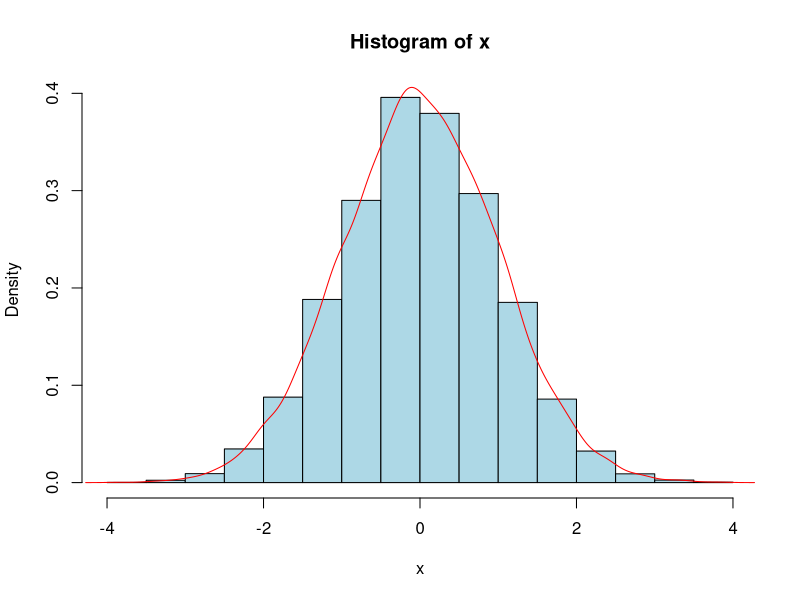
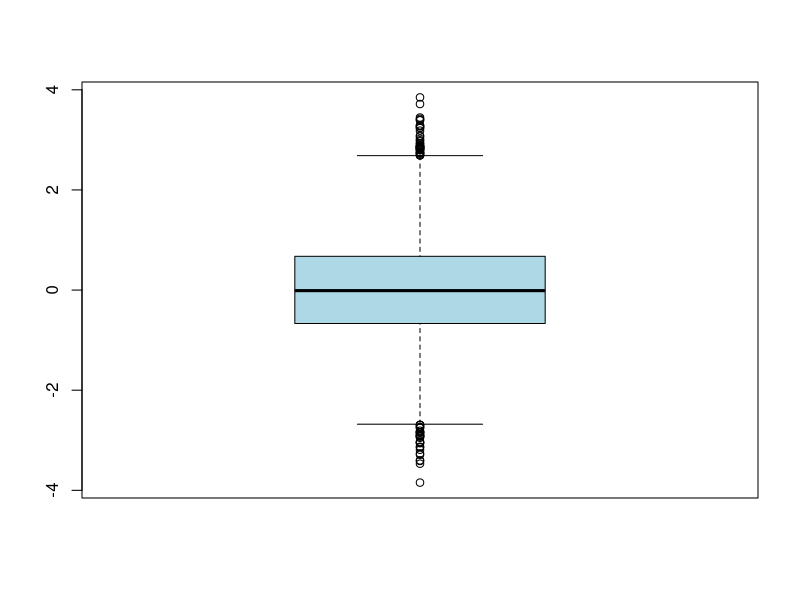
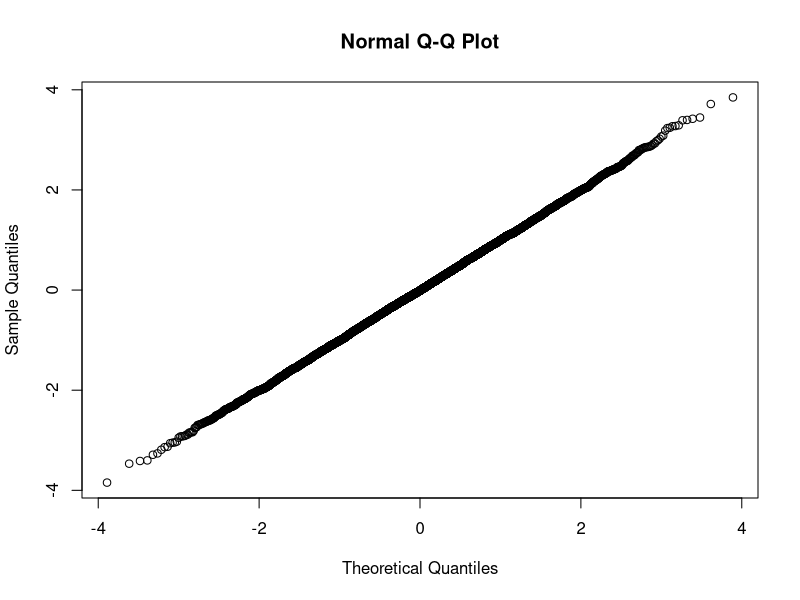
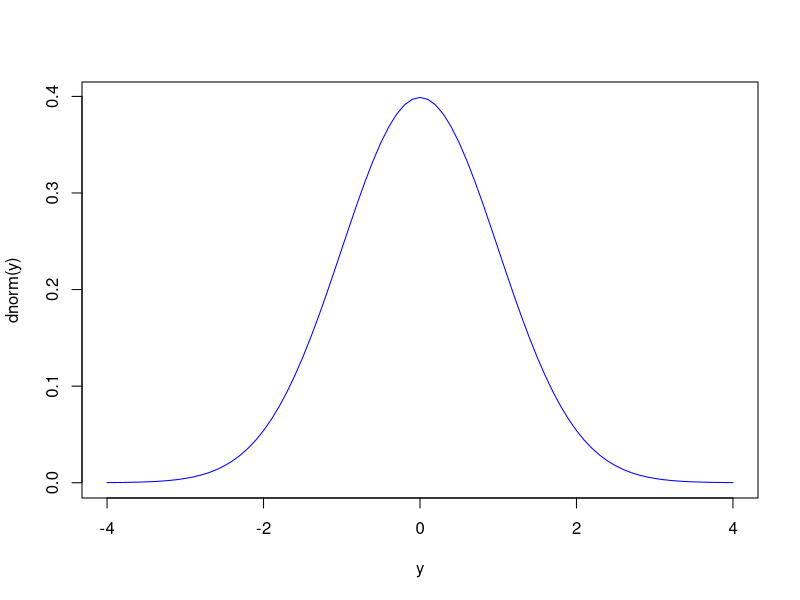
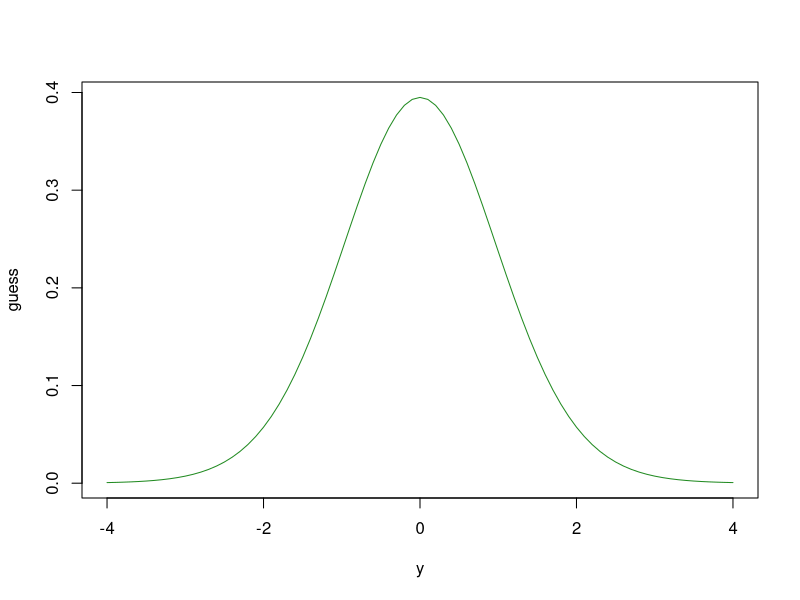
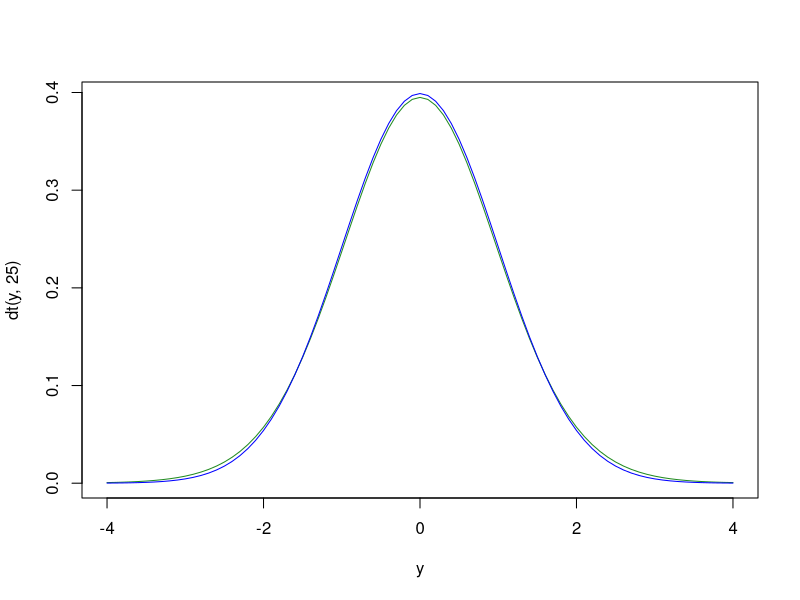
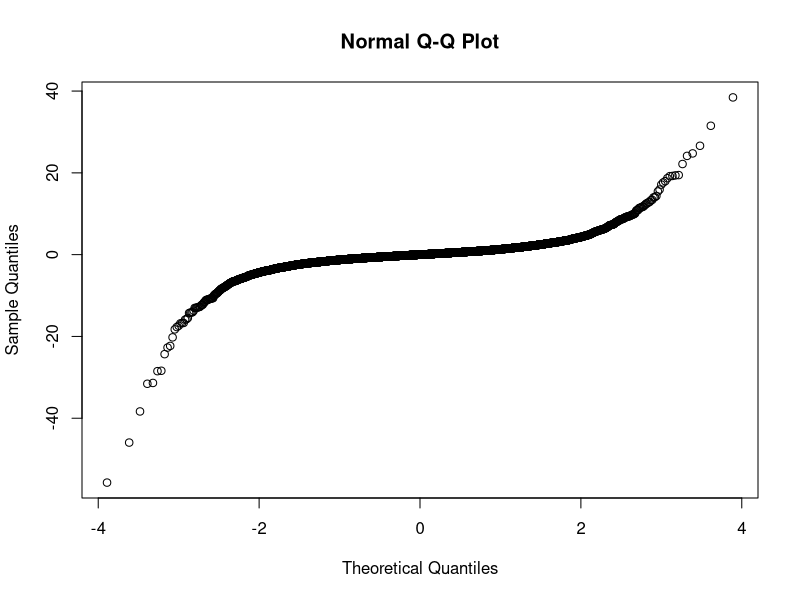
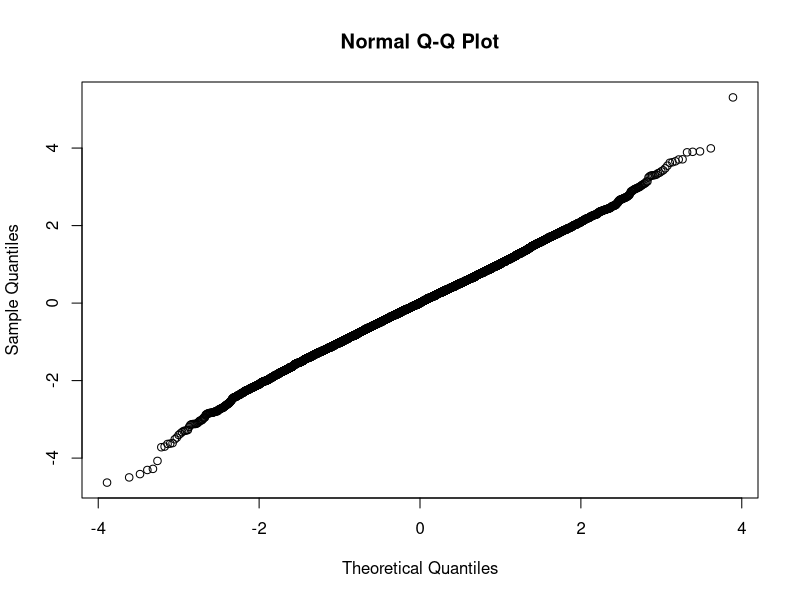

R code for these plots, in order:
###################################################
### chunk number 1: 
###################################################
#line 50 "pvalues.Rnw"
options(width=40)


###################################################
### chunk number 2: 
###################################################
#line 78 "pvalues.Rnw"
apropos("history")
apropos("help")


###################################################
### chunk number 3: 
###################################################
#line 83 "pvalues.Rnw"
args(history)


###################################################
### chunk number 4: 
###################################################
#line 120 "pvalues.Rnw"
x <- 1:10
args(sample)
sample(x, 9)
sample(x, 11, TRUE)


###################################################
### chunk number 5: 
###################################################
#line 142 "pvalues.Rnw"
args(rnorm)
set.seed(123)
rnorm(10)


###################################################
### chunk number 6: 
###################################################
#line 153 "pvalues.Rnw"
x <- rnorm(10000)
hist(x, prob=TRUE, col="light blue")
lines(density(x), col="red")


###################################################
### chunk number 7: 
###################################################
#line 162 "pvalues.Rnw"
boxplot(x, col="light blue")


###################################################
### chunk number 8: 
###################################################
#line 169 "pvalues.Rnw"
qqnorm(x)


###################################################
### chunk number 9: 
###################################################
#line 190 "pvalues.Rnw"
y <- seq(-4, 4, 0.1)
plot(y, dnorm(y), type="l", col="blue")


###################################################
### chunk number 10: 
###################################################
#line 198 "pvalues.Rnw"
plot(y, dt(y, 25), type="l", col="forest green", ylab="guess")


###################################################
### chunk number 11: 
###################################################
#line 205 "pvalues.Rnw"
plot(y, dt(y, 25), type="l", col="forest green")
lines(y, dnorm(y), type="l", col="blue")


###################################################
### chunk number 12: 
###################################################
#line 213 "pvalues.Rnw"
tt <- rt(10000, 2)
qqnorm(tt)


###################################################
### chunk number 13: 
###################################################
#line 222 "pvalues.Rnw"
tt2 <- rt(10000, 25)
qqnorm(tt2)


###################################################
### chunk number 14: 
###################################################
#line 262 "pvalues.Rnw"
set.seed(123)
lots <- rnorm(10000000)
length(which(lots >= 4 | lots <= -4)) / length(lots)


###################################################
### chunk number 15: 
###################################################
#line 274 "pvalues.Rnw"
args(pnorm)
pnorm(4)


###################################################
### chunk number 16: 
###################################################
#line 287 "pvalues.Rnw"
1 - pnorm(4)
pnorm(4, lower.tail = FALSE)


###################################################
### chunk number 17: 
###################################################
#line 299 "pvalues.Rnw"
2 * pnorm(4, lower.tail = FALSE)
pnorm(4, lower.tail = FALSE) + pnorm(-4)


###################################################
### chunk number 18: 
###################################################
#line 305 "pvalues.Rnw"
length(which(lots >= 4 | lots <= -4)) / length(lots)


###################################################
### chunk number 19: 
###################################################
#line 334 "pvalues.Rnw"
pnorm(2, lower.tail = FALSE)
1- pnorm(2)


###################################################
### chunk number 20: 
###################################################
#line 346 "pvalues.Rnw"
2* pnorm(2, lower.tail = FALSE)


###################################################
### chunk number 21: 
###################################################
#line 363 "pvalues.Rnw"
1 - pnorm(3)
pnorm(3, lower.tail=FALSE)


###################################################
### chunk number 22: 
###################################################
#line 368 "pvalues.Rnw"
1 - pnorm(42, mean=35, sd=6)
pnorm(42, mean=35, sd=6, lower.tail=FALSE)


###################################################
### chunk number 23: 
###################################################
#line 373 "pvalues.Rnw"
dbinom(10, size=10, prob=0.8)


###################################################
### chunk number 24: 
###################################################
#line 377 "pvalues.Rnw"
punif(0.9)


###################################################
### chunk number 25: 
###################################################
#line 381 "pvalues.Rnw"
1 - pchisq(6.5, df=2)
pchisq(6.5, df=2, lower.tail=FALSE)


###################################################
### chunk number 26: 
###################################################
#line 387 "pvalues.Rnw"
pnorm(-2) * 2
qnorm(1 - 0.1/2)
qnorm(0.1/2, lower.tail=FALSE)
qnorm(0.005/2, lower.tail=FALSE)
qnorm(0.001/2, lower.tail=FALSE)
qnorm(.25)
qnorm(.75)


###################################################
### chunk number 27: 
###################################################
#line 397 "pvalues.Rnw"
dbinom(0, size=10, prob=0.2)


###################################################
### chunk number 28: 
###################################################
#line 401 "pvalues.Rnw"
rbinom(10, 1, 0.5)
ifelse( rbinom(10, 1, 0.5) == 1, "Head", "Tail")
c("Aguila", "Sol")[ 1 + rbinom(10, 1, 0.5) ]


###################################################
### chunk number 29: 
###################################################
#line 412 "pvalues.Rnw"
sessionInfo()


